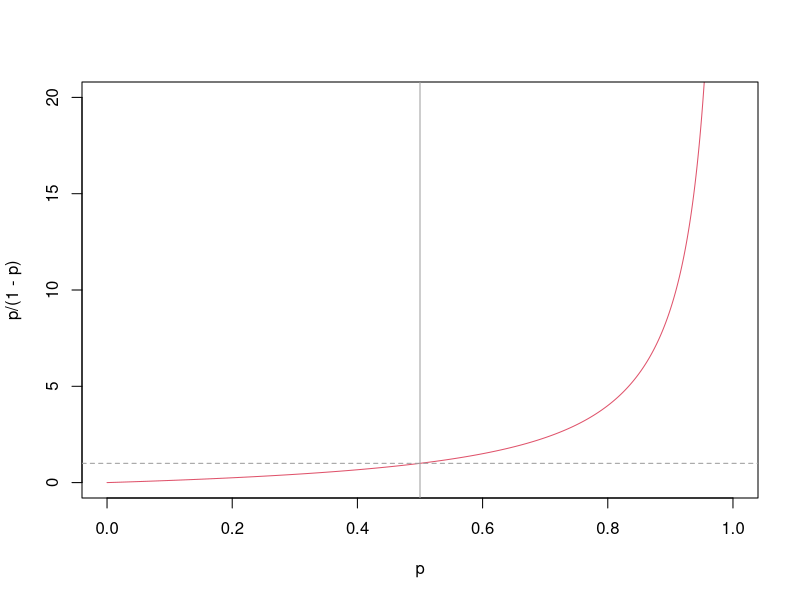
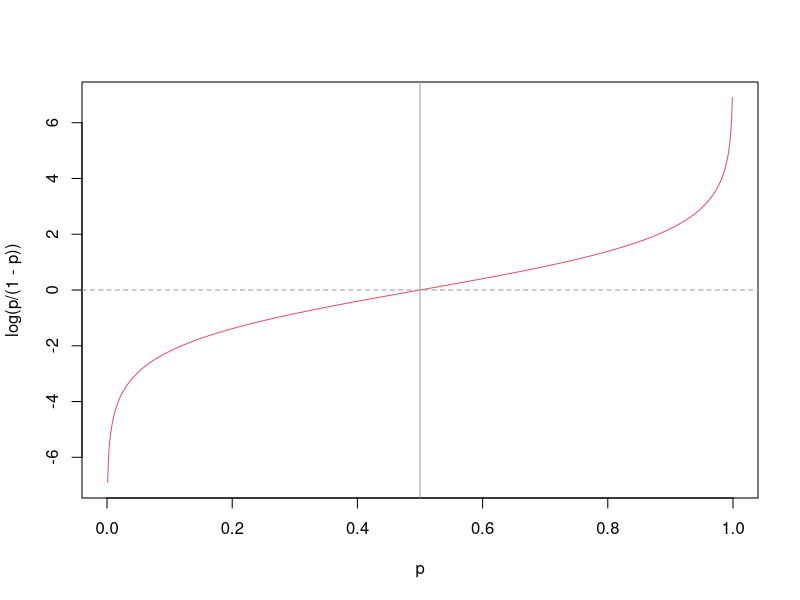
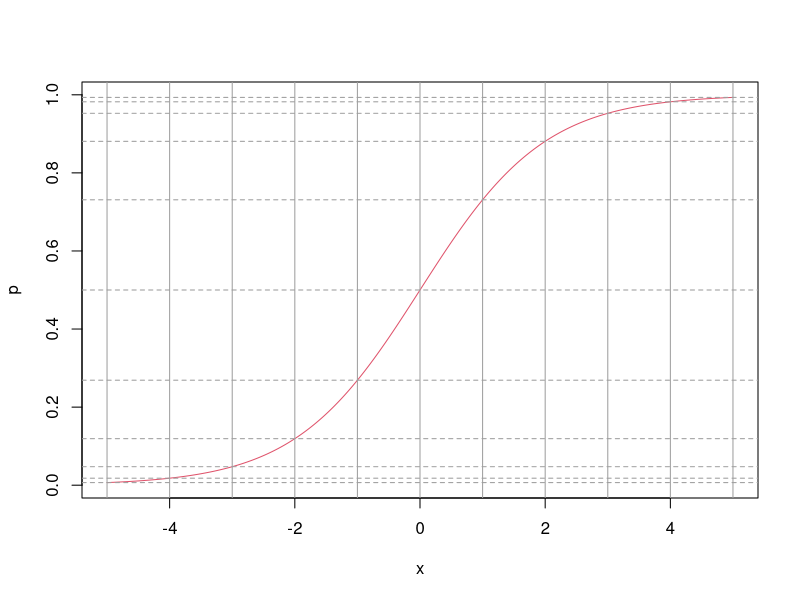
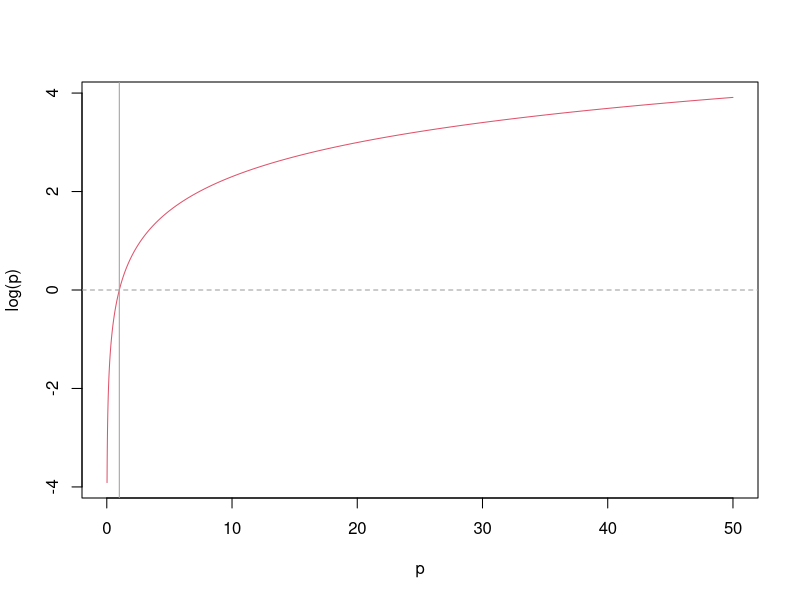
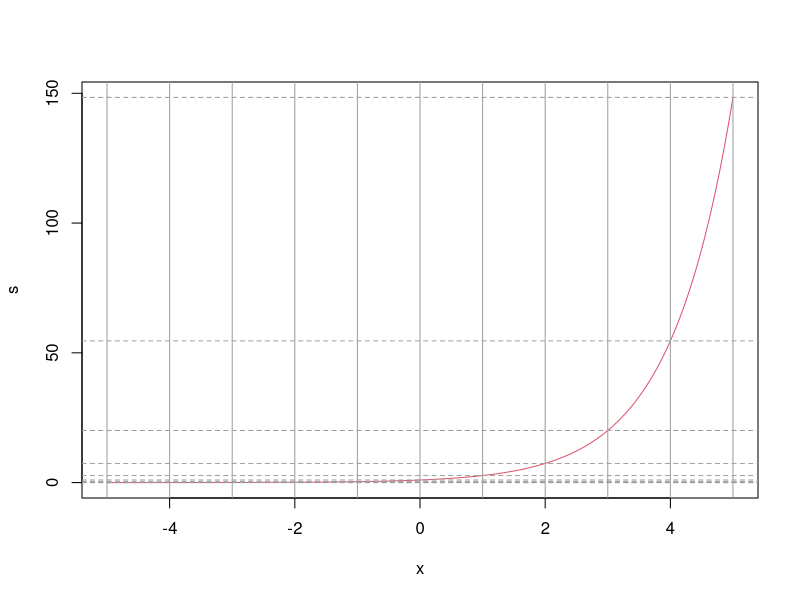

Reproduce these figures in R, in order.
#Logit link function

p<-seq(0,1,0.001)

plot(p,p/(1-p),type="l",col=2,lwd=1,ylim=c(0,20))
abline(h=1,lty=2,col=8)
abline(v=0.5,lty=1,col=8)

plot(p,log(p/(1-p)),type="l",col=2,lwd=1)
abline(h=0,lty=2,col=8)
abline(v=0.5,lty=1,col=8)


#Mapping linear model onto log(odds)
x<-seq(-5,5,0.01)
p<-exp(x)/(1+exp(x))

plot(x,p,col=2,type="l")
abline(v=seq(-5,5,1),col=8)
abline(h=exp(seq(-5,5,1))/(1+exp(seq(-5,5,1))),col=8,lty=2)


#Log link

p<-seq(0.02,50,0.01)

plot(p,log(p),type="l",col=2,lwd=1)
abline(h=0,lty=2,col=8)
abline(v=1,lty=1,col=8)


#Mapping linear model onto log
x<-seq(-5,5,0.01)
s<-exp(x)

plot(x,s,col=2,type="l")
abline(v=seq(-5,5,1),col=8)
abline(h=exp(seq(-5,5,1)),col=8,lty=2)


